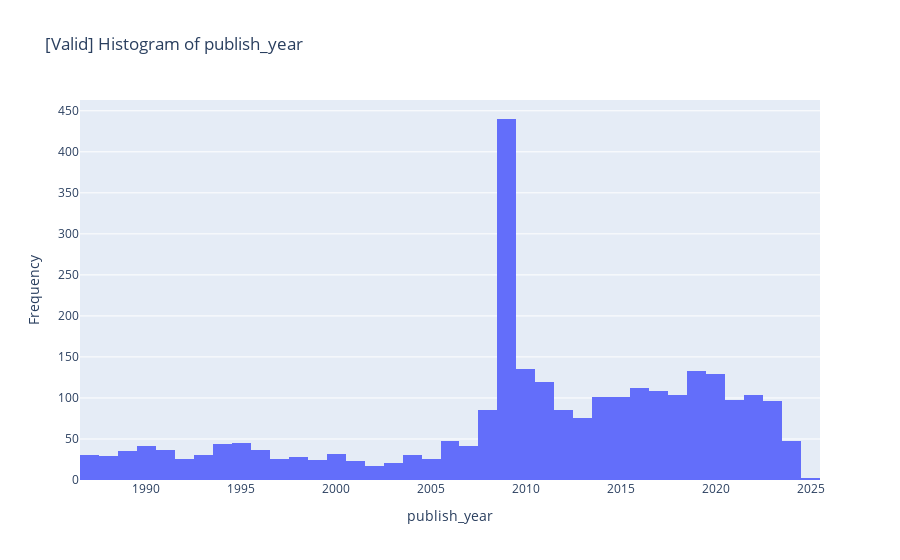

Notebook cell for this chart:
### Code cell
import plotly.graph_objects as go

# 計算IQR
Q1 = data_scraped_valid["publish_year"].quantile(0.25)
Q3 = data_scraped_valid["publish_year"].quantile(0.75)
IQR = Q3 - Q1

# 定義極端值的範圍
lower_bound = Q1 - 1.5 * IQR
upper_bound = Q3 + 1.5 * IQR

# 過濾掉極端值
filtered_data = data_scraped_valid[(data_scraped_valid["publish_year"] >= lower_bound) & (data_scraped_valid["publish_year"] <= upper_bound)]

# 繪製直方圖
fig = go.Figure(data=[go.Histogram(x=filtered_data["publish_year"])])
fig.update_layout(title_text="[Valid] Histogram of publish_year", xaxis_title="publish_year", yaxis_title="Frequency")
fig.show()

### Figure 1 — Plotly figure (JSON) as saved in the notebook; plotly's stock layout.template omitted (floating-point values rounded to 4 significant figures; data arrays with more than 128 entries replaced by an {"elided": "..."} marker saying what was removed)
{"data": [{"type": "histogram", "x": {"elided": "2743 int values"}}], "layout": {"title": {"text": "[Valid] Histogram of publish_year"}, "xaxis": {"title": {"text": "publish_year"}}, "yaxis": {"title": {"text": "Frequency"}}}}
